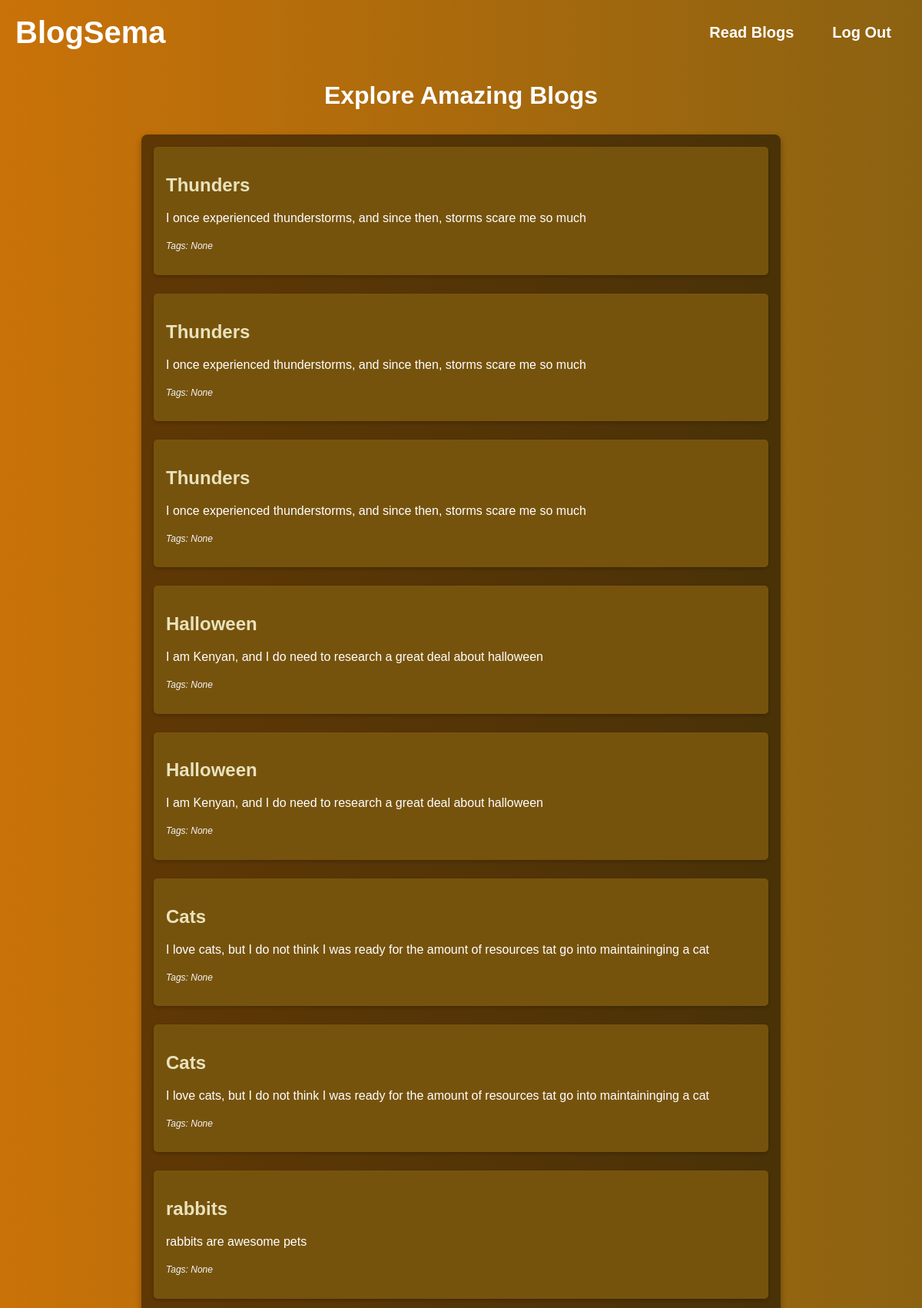
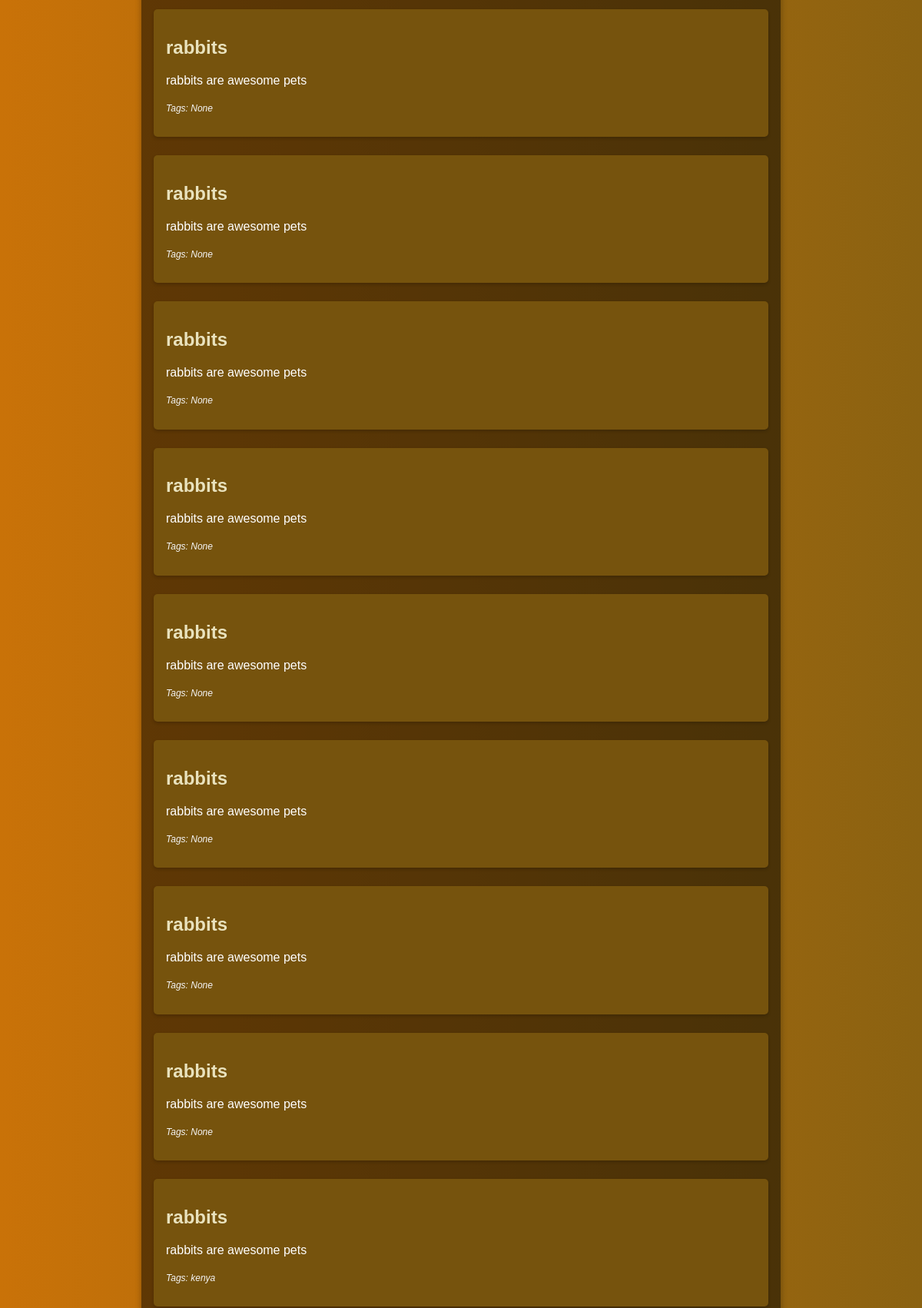
/my-blogs (signed in, upper part), run on the app's committed database (2 pictures, top to bottom).
### app/models.py (models this page shows, shortened)
class Blog(db.Model):
    id = db.Column(db.Integer, primary_key=True)
    title = db.Column(db.String(200), nullable=False)
    content = db.Column(db.Text, nullable=False)
    tags = db.Column(db.String(200), nullable=True)
    user_id = db.Column(db.Integer, db.ForeignKey('user.id'), nullable=False)
    created_at = db.Column(db.DateTime, default=datetime.utcnow)
    updated_at = db.Column(db.DateTime, default=datetime.utcnow, onupdate=datetime.utcnow)
    user = db.relationship('User', backref=db.backref('blogs', lazy=True))

### app/routes.py (the view)
    @app.route('/my-blogs')
    @login_required
    def view_blogs():
        blogs = Blog.query.all()
        return render_template('view_blogs.html', blogs=blogs, page_class="blog-page")

### app/__init__.py (called while the page is built)
def create_app():
    app = Flask(__name__)
    app.config['SQLALCHEMY_DATABASE_URI'] = 'sqlite:///../database/blogging.db'
    app.config['SECRET_KEY'] = 'your_secret_key'
    db.init_app(app)
    bcrypt.init_app(app)
    login_manager.init_app(app)
    migrate.init_app(app, db)
    mail.init_app(app)
    login_manager.login_view = 'auth.login'
    @login_manager.user_loader
    def load_user(user_id):
        from app.models import User
        return User.query.get(int(user_id))
    from app.routes import init_routes
    init_routes(app)
    return app

### app/templates/view_blogs.html (shortened to what this page needs)
{% extends "base.html" %}
{% block content %}
<h1 class="centered-heading">Explore Amazing Blogs</h1>
    <div class="view-blogs-container">
        {% if blogs %}
            <div class="blogs-list">
                {% for blog in blogs %}
                    <div class="blog {% if blog.user_id == current_user.id %}user-blog{% endif %}">
                        <h2 class="blog-title">{{ blog.title }}</h2>
                        <p class="blog-content">{{ blog.content }}</p>
                        <p class="blog-tags"><small>Tags: {{ blog.tags }}</small></p>
                    </div>
                {% endfor %}
            </div>
        {% else %}
            <p class="no-blogs">No blogs created yet.</p>
        {% endif %}
    </div>
    {% endblock %}

### app/static/styles/styles.css (style rules this page uses)
:root { --white-color: hsl(0, 0%, 100%); --black-color: hsl(0, 0%, 0%); --blue-color: #3498db; --dark-bg: #2c3e50; --light-bg: #f4f4f4; --glass-bg: hsla(0, 0%, 100%, .1); --accent-color: #8e44ad; --grey-bg: #B2B2B2; --body-font: "Poppins", sans-serif; --h1-font-size: 2rem; --normal-font-size: 1rem; --small-font-size: .813rem; }
body { font-family: Arial, sans-serif; margin: 0; padding: 0; }
.blog-page { background-color: #734b05; background-image: linear-gradient(to right, #c97208, #8b6211); color: #fff; font-family: 'Arial', sans-serif; }
.blog-page .view-blogs-container { max-width: 800px; margin: 2rem auto; padding: 1rem; background-color: rgba(0, 0, 0, 0.5); border-radius: 8px; box-shadow: 0 4px 8px rgba(0, 0, 0, 0.3); }
.blog-page .blogs-list { display: flex; flex-direction: column; gap: 1.5rem; }
.blog-page .blog { padding: 1rem; background-color: #76530d; border-radius: 5px; box-shadow: 0 2px 4px rgba(0, 0, 0, 0.2); }
.blog-page .blog-title { font-size: 1.5rem; color: #e9e2bd; margin-bottom: 0.5rem; }
.blog-page .blog-content { font-size: 1rem; margin-bottom: 0.5rem; line-height: 1.6; }
.blog-page .blog-tags { font-size: 0.9rem; color: #f5f5f5; font-style: italic; }
.blog { padding: 1rem; background-color: #8b6211; border-radius: 5px; box-shadow: 0 2px 4px rgba(0, 0, 0, 0.2); }
.centered-heading { text-align: center; margin-bottom: 1.5rem; }
.view-blogs-container { max-width: 800px; margin: 20px auto; padding: 10px; }
.blogs-list { display: flex; flex-direction: column; gap: 20px; }

### data on the page
Blog: title "Thunders", content "I once experienced thunderstorms, and since then, storms scare me so much", tags "None"
Blog: title "Thunders", content "I once experienced thunderstorms, and since then, storms scare me so much", tags "None"
Blog: title "Thunders", content "I once experienced thunderstorms, and since then, storms scare me so much", tags "None"
Blog: title "Halloween", content "I am Kenyan, and I do need to research a great deal about halloween", tags "None"
Blog: title "Halloween", content "I am Kenyan, and I do need to research a great deal about halloween", tags "None"
Blog: title "Cats", content "I love cats, but I do not think I was ready for the amount of resources tat go into maintaininging a cat", tags "None"
Blog: title "Cats", content "I love cats, but I do not think I was ready for the amount of resources tat go into maintaininging a cat", tags "None"
Blog: title "rabbits", content "rabbits are awesome pets", tags "None"
Blog: title "rabbits", content "rabbits are awesome pets", tags "None"
Blog: title "rabbits", content "rabbits are awesome pets", tags "None"
Blog: title "rabbits", content "rabbits are awesome pets", tags "None"
Blog: title "rabbits", content "rabbits are awesome pets", tags "None"
Blog: title "rabbits", content "rabbits are awesome pets", tags "None"
Blog: title "rabbits", content "rabbits are awesome pets", tags "None"
Blog: title "rabbits", content "rabbits are awesome pets", tags "None"
Blog: title "rabbits", content "rabbits are awesome pets", tags "None"
Blog: title "rabbits", content "rabbits are awesome pets", tags "kenya"
